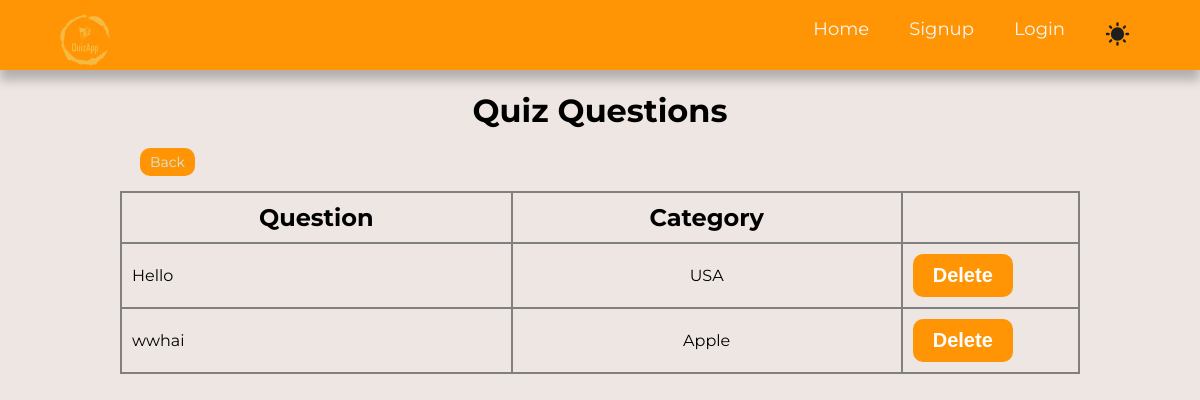
Page /quiz/show_quiz_question/ on the committed database.
### quiz/models.py (models this page shows, shortened)
class Question(models.Model):
    content = models.CharField(max_length=255)
    quiz_category = models.ForeignKey(QuizCategory, on_delete=models.CASCADE)

class QuizCategory(models.Model):
    name = models.CharField(max_length=100)
    description = models.TextField(blank=True)
    number_of_questions = models.IntegerField(default=1)
    time = models.IntegerField(help_text="Duration in Seconds", default=1)
    class Meta:
        verbose_name_plural = "quiz catogeries"
    def __str__(self):
        return self.name

### quiz/views.py (the view)
# urls.py: path('show_quiz_question/', views.show_quiz_question, name='show_quiz_question'),
def show_quiz_question(request):
    questions = Question.objects.all()
    return render(request, "quiz/show_quiz_question.html", {'questions':questions})

### quiz/templates/quiz/show_quiz_question.html (shortened to what this page needs)
{% include 'user_registration/base.html' %}
{% load static %}
{% block body %}
    <h1 class="title">Quiz Questions</h1>
    <a class='back-button' href="{% url 'quiz:add_quiz_question' %}">Back</a>
    <table class="quiz-question-view">
        <thead>
            <tr>
                <th>Question</th>
                <th>Category</th>
                <th></th>
            </tr>
        </thead>
        <tbody>
            {% for question in questions %}
            <tr>
                <td>{{ question.content }}</td>
                <td style="text-align:center;">{{ question.quiz_category }}</td>
                <td style="text-align:center;">
                    <form style="
                        width: 40px;
                        background-color: none;
                        border: none;
                        border-radius: none;
                        color: none;
                        padding: 0 0 0 0;
                        margin: 0 0 0 0;
                    " method="POST" action="{% url 'quiz:delete_quiz_question' question.id %}">
                        <button class="del-button" type="submit">Delete</button>
                    </form>
                </td>
            </tr>
            {% empty %}
            <tr>
                <td colspan="3">No questions added yet.</td>
            </tr>
            {% endfor %}
        </tbody>
    </table>
    {% endblock  %}

### user_registration/static/user_registration/style.css (style rules this page uses)
body { font-family: "Montserrat", sans-serif; margin: 0; background-color: #EDE6E3; }
form { width: 400px; background-color: #eeeff1; border: solid 1px #3c404a1e; border-radius: 15px; color: #3d3d3d; padding: 25px; margin: 50px auto; }
.title { text-align: center; }
.quiz-question-view { margin: 20px auto; border-collapse: collapse; width: 80%; }
.quiz-question-view th, .quiz-question-view td { border: 2px solid gray; padding: 10px; }
.quiz-question-view th { font-weight: bold; font-size: x-large; }
.del-button { width: 100px; background-color: #FF9505; border: none; border-radius: 10px; color: white; padding: 10px 0; font-size: 20px; font-weight: bold; transition-duration: 0.3s; cursor: pointer; }
.back-button { margin: 0 50px 0 140px; background-color: #FF9505; align-items: center; padding: 5px 10px; border-radius: 10px; font-size: 14px; color: #d6e7e7; text-decoration: none; transition-duration: 0.3s; }

### rows in the picture
Question: content "Hello", quiz_category "USA"
Question: content "wwhai", quiz_category "Apple"
